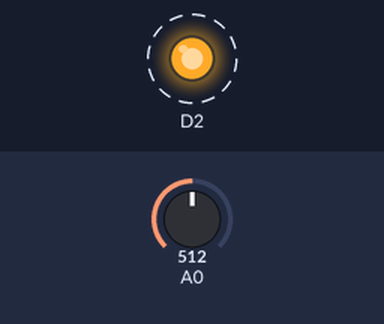
Bench run of a sketch on a simulated ESP8266 (NodeMCU). Parts: output pins drawn as LEDs (lit = HIGH). Dashed ring = blinking. The test bench sets the inputs (shaded band); at power-on: A0 = 512.

Above: at 1.08 s.
1.3 s: A0 set to 0
3.1 s: A0 set to 4
At 4.0 s:
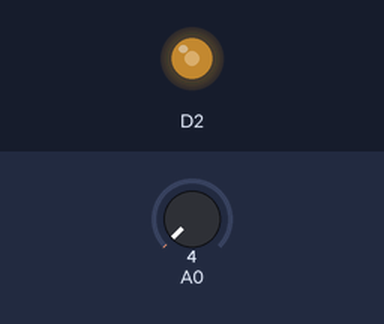
4.7 s: A0 set to 122
At 5.24 s:
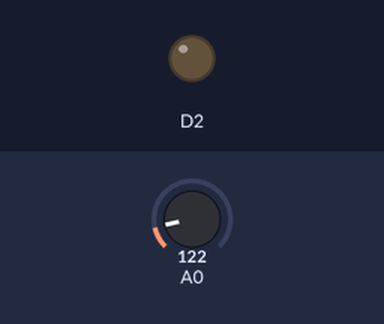
At 6.23 s:
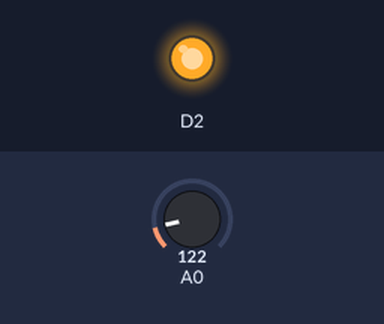
Timing chart, 0 to 13.7 s (numbered marks = the images above; inputs shaded):
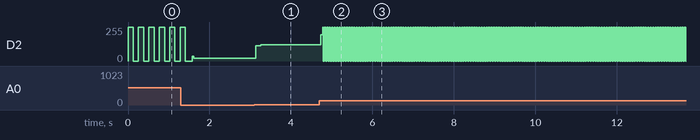

Measured:
- after the input at 3.1 s, D2: 20/255 → 116/255 at once, → 122/255 0.12 s later
- after the input at 4.7 s, D2: 122/255 → 198/255 at once, then repeats every 0.04 s: 255/255 0.01 s, 0/255 0.03 s

The sketch:

LEDBlinkWithPOTwithMap.ino
```cpp
void setup() {
  pinMode(D2,OUTPUT);
}

void loop() {
   int POTValue = analogRead(A0);
   int val = map(POTValue,0,1023,0,255);
   digitalWrite(D2,HIGH);
   delay(val);
   digitalWrite(D2,LOW);
   delay(val);
}
```
